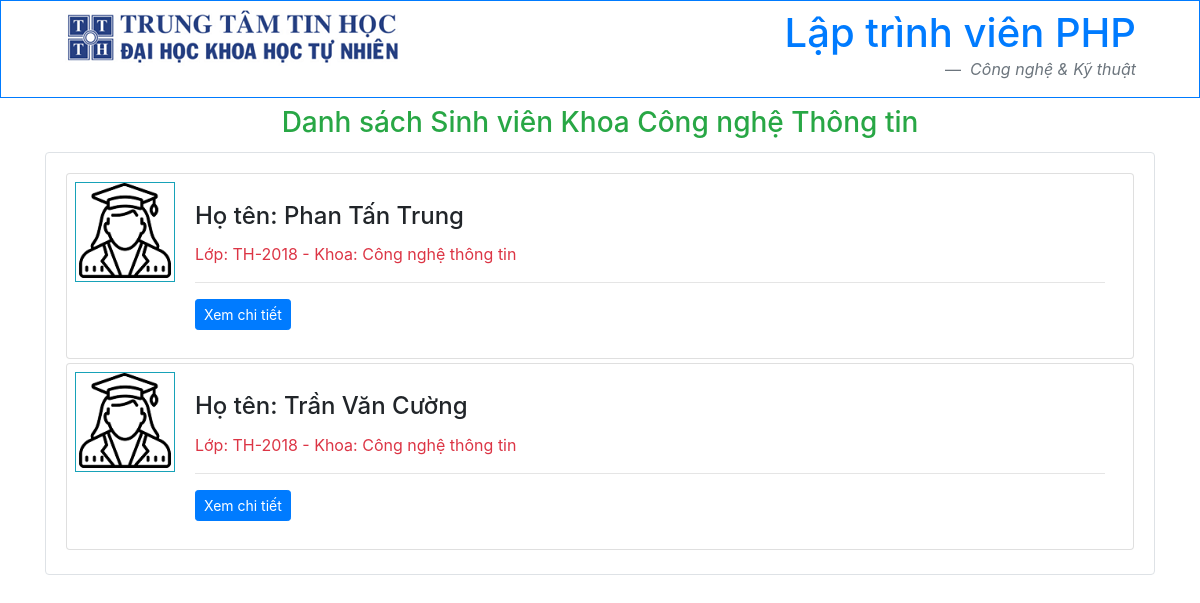
Page /Buoi13/Bai_04_PDO/ds_Sinh_vien_khoa_cntt.php on the committed database.
### tables this page shows
CREATE TABLE IF NOT EXISTS `sinhvien` (
  `masv` int(10) NOT NULL AUTO_INCREMENT,
  `makhoa` int(11) NOT NULL,
  `tensv` varchar(50) NOT NULL,
  `lop` varchar(50) NOT NULL,
  PRIMARY KEY (`masv`),
  KEY `makhoa` (`makhoa`)
);

CREATE TABLE IF NOT EXISTS `khoa` (
  `makhoa` int(50) NOT NULL AUTO_INCREMENT,
  `tenkhoa` varchar(255) NOT NULL,
  PRIMARY KEY (`makhoa`)
);

### Buoi13/Bai_04_PDO/ds_Sinh_vien_khoa_cntt.php (the view, shortened to what this page needs)
<!doctype html>
<html lang="en">
<head>
    <link rel="stylesheet" href="https://stackpath.bootstrapcdn.com/bootstrap/4.1.3/css/bootstrap.min.css"
>
</head>
<?php
$servername = 'localhost';
$username = 'root';
$password = '';
$myDB = 'ql_sinh_vien';
$option = array(PDO::MYSQL_ATTR_INIT_COMMAND => "SET NAMES utf8");
try {
    $conn = new PDO("mysql:host=$servername;dbname=$myDB", $username, $password, $option);
    $conn->setAttribute(PDO::ATTR_ERRMODE, PDO::ERRMODE_EXCEPTION);
    $sql = "select sv.*,tenkhoa from sinhvien sv inner join khoa k on sv.makhoa=k.makhoa where sv.makhoa=?";
    $sta = $conn->prepare($sql);
    $makhoa=1;
    $ds_tham_so=array($makhoa);
    $sta->execute($ds_tham_so);
    $ds_Sinh_vien = $sta->fetchAll(PDO::FETCH_OBJ);
} catch (PDOException $e) {
    die('Connection failed: ' . $e->getMessage());
}
?>
<body>
    <div class="container-fluid">
        <div class="row">
            <div class="col-12 border border-primary pt-2">
                <img src="images/logoT3h.png" class="img-fluid float-left ml-5" alt="Lập trình viên PHP">
                <blockquote class="blockquote text-right mr-5">
                    <h1 class="mb-0 text-primary">Lập trình viên PHP</h1>
                    <footer class="blockquote-footer"> <cite title="Source Title">Công nghệ & Kỹ thuật </cite></footer>
                </blockquote>
            </div>
        </div>
    </div>
    <div class="container text-center text-danger">
        <div class="row">
            <div class="col-12 mt-2">
            <h3 class="card-title text-success">Danh sách Sinh viên Khoa Công nghệ Thông tin</h3>
            </div>
        </div>
    </div>
    <div class="container">
        <div class="row">
            <div class="col-12">
                <div class="card border">
                    <div class="card-body">
                        <?php
                        foreach ($ds_Sinh_vien as $sinh_vien) {
                        ?>
                            <div class="card mb-1 p-2">
                                <img src="images/nostudent.png" style="height: 100px" class="border border-info" alt="">
                                <div class="card-body">
                                    <h4 class="card-title">Họ tên: <?php echo $sinh_vien->tensv; ?></h4>
                                    <span class="text-danger">Lớp: <?php echo $sinh_vien->lop; ?> - Khoa: <?php echo $sinh_vien->tenkhoa ?> </span>
                                    <hr>
                                    <a href="#" class="btn btn-sm btn-primary">Xem chi tiết</a>
                                </div>
                            </div>
                        <?php
                        }
                        ?>
                    </div>
                </div>
            </div>
        </div>
    </div>
</body>
</html>

### Buoi13/Bai_04_PDO/ds_Sinh_vien_khoa_cntt.php (style rules this page uses)
.card { flex-direction:unset }

### rows in the picture
sinhvien: tensv "Phan Tấn Trung", lop "TH-2018", makhoa.tenkhoa "Công nghệ thông tin"
sinhvien: tensv "Trần Văn Cường", lop "TH-2018", makhoa.tenkhoa "Công nghệ thông tin"
